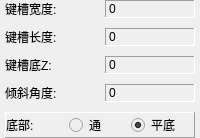
                         <widget class="QWidget" name="page_arcGroove">
                          <layout class="QVBoxLayout" name="verticalLayout_11">
                           <property name="spacing">
                            <number>0</number>
                           </property>
                           <property name="leftMargin">
                            <number>5</number>
                           </property>
                           <property name="topMargin">
                            <number>0</number>
                           </property>
                           <property name="rightMargin">
                            <number>5</number>
                           </property>
                           <property name="bottomMargin">
                            <number>0</number>
                           </property>
                           <item>
                            <layout class="QGridLayout" name="gridLayout_3" columnstretch="0,0">
                             <property name="spacing">
                              <number>10</number>
                             </property>
                             <item row="0" column="1">
                              <widget class="QLabel" name="arcGrooveWidth">
                               <property name="maximumSize">
                                <size>
                                 <width>16777215</width>
                                 <height>30</height>
                                </size>
                               </property>
                               <property name="frameShape">
                                <enum>QFrame::Panel</enum>
                               </property>
                               <property name="frameShadow">
                                <enum>QFrame::Sunken</enum>
                               </property>
                               <property name="text">
                                <string>0</string>
                               </property>
                              </widget>
                             </item>
                             <item row="0" column="0">
                              <widget class="QLabel" name="label_19">
                               <property name="text">
                                <string>键槽宽度:</string>
                               </property>
                              </widget>
                             </item>
                             <item row="1" column="1">
                              <widget class="QLabel" name="arcGrooveLength">
                               <property name="maximumSize">
                                <size>
                                 <width>16777215</width>
                                 <height>30</height>
                                </size>
                               </property>
                               <property name="frameShape">
                                <enum>QFrame::Panel</enum>
                               </property>
                               <property name="frameShadow">
                                <enum>QFrame::Sunken</enum>
                               </property>
                               <property name="text">
                                <string>0</string>
                               </property>
                              </widget>
                             </item>
                             <item row="2" column="0">
                              <widget class="QLabel" name="label_23">
                               <property name="text">
                                <string>键槽底Z:</string>
                               </property>
                              </widget>
                             </item>
                             <item row="1" column="0">
                              <widget class="QLabel" name="label_21">
                               <property name="text">
                                <string>键槽长度:</string>
                               </property>
                              </widget>
                             </item>
                             <item row="2" column="1">
                              <widget class="QLabel" name="arcGrooveBottomZ">
                               <property name="maximumSize">
                                <size>
                                 <width>16777215</width>
                                 <height>30</height>
                                </size>
                               </property>
                               <property name="frameShape">
                                <enum>QFrame::Panel</enum>
                               </property>
                               <property name="frameShadow">
                                <enum>QFrame::Sunken</enum>
                               </property>
                               <property name="text">
                                <string>0</string>
                               </property>
                              </widget>
                             </item>
                             <item row="3" column="0">
                              <widget class="QLabel" name="label_25">
                               <property name="text">
                                <string>倾斜角度:</string>
                               </property>
                              </widget>
                             </item>
                             <item row="3" column="1">
                              <widget class="QLabel" name="arcGrooveInitialAngle">
                               <property name="maximumSize">
                                <size>
                                 <width>16777215</width>
                                 <height>30</height>
                                </size>
                               </property>
                               <property name="frameShape">
                                <enum>QFrame::Panel</enum>
                               </property>
                               <property name="frameShadow">
                                <enum>QFrame::Sunken</enum>
                               </property>
                               <property name="text">
                                <string>0</string>
                               </property>
                              </widget>
                             </item>
                             <item row="4" column="0" colspan="2">
                              <widget class="QFrame" name="frame_2">
                               <property name="maximumSize">
                                <size>
                                 <width>16777215</width>
                                 <height>40</height>
                                </size>
                               </property>
                               <property name="frameShape">
                                <enum>QFrame::Panel</enum>
                               </property>
                               <property name="frameShadow">
                                <enum>QFrame::Raised</enum>
                               </property>
                               <layout class="QVBoxLayout" name="verticalLayout_10">
                                <property name="spacing">
                                 <number>0</number>
                                </property>
                                <property name="leftMargin">
                                 <number>0</number>
                                </property>
                                <property name="topMargin">
                                 <number>0</number>
                                </property>
                                <property name="rightMargin">
                                 <number>0</number>
                                </property>
                                <property name="bottomMargin">
                                 <number>0</number>
                                </property>
                                <item>
                                 <layout class="QHBoxLayout" name="horizontalLayout_39">
                                  <item>
                                   <widget class="QLabel" name="label_29">
                                    <property name="text">
                                     <string>底部:</string>
                                    </property>
                                   </widget>
                                  </item>
                                  <item>
                                   <widget class="QRadioButton" name="arcGrooveThrough">
                                    <property name="enabled">
                                     <bool>false</bool>
                                    </property>
                                    <property name="styleSheet">
                                     <string notr="true">color: rgb(0, 0, 0);</string>
                                    </property>
                                    <property name="text">
                                     <string>通</string>
                                    </property>
                                    <property name="checked">
                                     <bool>false</bool>
                                    </property>
                                   </widget>
                                  </item>
                                  <item>
                                   <widget class="QRadioButton" name="arcGrooveBottomPlane">
                                    <property name="enabled">
                                     <bool>false</bool>
                                    </property>
                                    <property name="styleSheet">
                                     <string notr="true">color: rgb(0, 0, 0);</string>
                                    </property>
                                    <property name="text">
                                     <string>平底</string>
                                    </property>
                                    <property name="checked">
                                     <bool>true</bool>
                                    </property>
                                   </widget>
                                  </item>
                                 </layout>
                                </item>
                               </layout>
                              </widget>
                             </item>
                            </layout>
                           </item>
                          </layout>
                         </widget>
